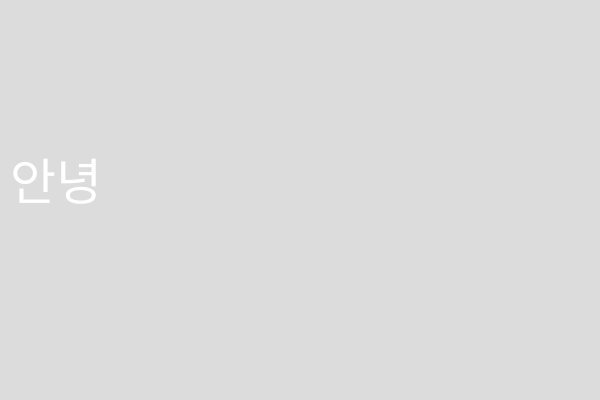
Frame 1 (no input)
Frame 60 (no input): identical to frame 1, image omitted
Frame 120 (the mouse pressed at the canvas centre since frame 60): identical to frame 1, image omitted

The p5.js sketch that drew this single still picture (run headless with seeded random() and noise() and a simulated clock; from frame 60 on, the mouse is pressed at the canvas centre):

// p5.js sketch
// ── sketch.js
let message = ["안녕", "승이야", "생일 축하해", "코로나때문에", "온라인으로 편지를 전해"];
let index = 0;

function setup() {
  createCanvas(600, 400);
}

function draw() {
  background(220);

  fill(255);
  textSize(50);
  text(message[index], 10, height/2);
}

function mouseClicked(){
  index = index +1 ;
}
